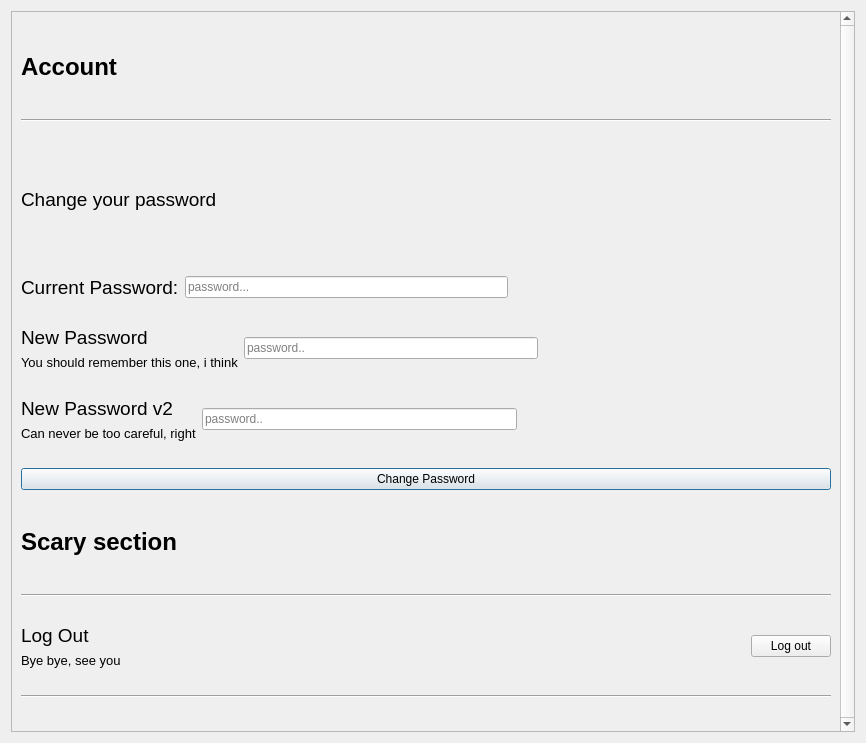
<?xml version="1.0" encoding="UTF-8"?>
<ui version="4.0">
 <class>ManageAccountDialog</class>
 <widget class="QDialog" name="ManageAccountDialog">
  <property name="geometry">
   <rect>
    <x>0</x>
    <y>0</y>
    <width>866</width>
    <height>743</height>
   </rect>
  </property>
  <property name="windowTitle">
   <string>Dialog</string>
  </property>
  <layout class="QGridLayout" name="gridLayout">
   <item row="0" column="0">
    <widget class="QScrollArea" name="scrollArea">
     <property name="sizePolicy">
      <sizepolicy hsizetype="Expanding" vsizetype="Expanding">
       <horstretch>0</horstretch>
       <verstretch>0</verstretch>
      </sizepolicy>
     </property>
     <property name="minimumSize">
      <size>
       <width>0</width>
       <height>0</height>
      </size>
     </property>
     <property name="verticalScrollBarPolicy">
      <enum>Qt::ScrollBarPolicy::ScrollBarAlwaysOn</enum>
     </property>
     <property name="horizontalScrollBarPolicy">
      <enum>Qt::ScrollBarPolicy::ScrollBarAlwaysOff</enum>
     </property>
     <property name="sizeAdjustPolicy">
      <enum>QAbstractScrollArea::SizeAdjustPolicy::AdjustIgnored</enum>
     </property>
     <property name="widgetResizable">
      <bool>true</bool>
     </property>
     <widget class="QWidget" name="scrollAreaWidgetContents">
      <property name="geometry">
       <rect>
        <x>0</x>
        <y>0</y>
        <width>832</width>
        <height>723</height>
       </rect>
      </property>
      <property name="sizePolicy">
       <sizepolicy hsizetype="Preferred" vsizetype="Preferred">
        <horstretch>0</horstretch>
        <verstretch>0</verstretch>
       </sizepolicy>
      </property>
      <layout class="QVBoxLayout" name="verticalLayout_10">
       <item>
        <widget class="QLabel" name="label">
         <property name="sizePolicy">
          <sizepolicy hsizetype="Preferred" vsizetype="Expanding">
           <horstretch>0</horstretch>
           <verstretch>0</verstretch>
          </sizepolicy>
         </property>
         <property name="maximumSize">
          <size>
           <width>16777215</width>
           <height>50</height>
          </size>
         </property>
         <property name="font">
          <font>
           <pointsize>18</pointsize>
           <bold>true</bold>
          </font>
         </property>
         <property name="text">
          <string>Account</string>
         </property>
        </widget>
       </item>
       <item>
        <widget class="Line" name="generalLine">
         <property name="orientation">
          <enum>Qt::Orientation::Horizontal</enum>
         </property>
        </widget>
       </item>
       <item>
        <layout class="QHBoxLayout" name="guiTypeLayout">
         <item>
          <layout class="QVBoxLayout" name="verticalLayout">
           <item>
            <widget class="QLabel" name="changePasswordTitle">
             <property name="sizePolicy">
              <sizepolicy hsizetype="Preferred" vsizetype="Minimum">
               <horstretch>0</horstretch>
               <verstretch>0</verstretch>
              </sizepolicy>
             </property>
             <property name="maximumSize">
              <size>
               <width>16777215</width>
               <height>100</height>
              </size>
             </property>
             <property name="font">
              <font>
               <pointsize>14</pointsize>
              </font>
             </property>
             <property name="text">
              <string>Change your password</string>
             </property>
            </widget>
           </item>
          </layout>
         </item>
        </layout>
       </item>
       <item>
        <layout class="QHBoxLayout" name="languageLayout">
         <item>
          <layout class="QVBoxLayout" name="verticalLayout_2">
           <item>
            <widget class="QLabel" name="curPassLabel">
             <property name="font">
              <font>
               <pointsize>14</pointsize>
              </font>
             </property>
             <property name="text">
              <string>Current Password:</string>
             </property>
            </widget>
           </item>
          </layout>
         </item>
         <item>
          <widget class="QLineEdit" name="curPassEdit">
           <property name="echoMode">
            <enum>QLineEdit::EchoMode::Password</enum>
           </property>
           <property name="placeholderText">
            <string>password...</string>
           </property>
          </widget>
         </item>
         <item>
          <spacer name="horizontalSpacer_2">
           <property name="orientation">
            <enum>Qt::Orientation::Horizontal</enum>
           </property>
           <property name="sizeHint" stdset="0">
            <size>
             <width>40</width>
             <height>20</height>
            </size>
           </property>
          </spacer>
         </item>
        </layout>
       </item>
       <item>
        <layout class="QHBoxLayout" name="guiTypeLayout_2">
         <item>
          <layout class="QVBoxLayout" name="verticalLayout_6">
           <item>
            <widget class="QLabel" name="newPassLabel">
             <property name="font">
              <font>
               <pointsize>14</pointsize>
              </font>
             </property>
             <property name="text">
              <string>New Password</string>
             </property>
            </widget>
           </item>
           <item>
            <widget class="QLabel" name="newPassDescription">
             <property name="font">
              <font>
               <pointsize>10</pointsize>
              </font>
             </property>
             <property name="text">
              <string>You should remember this one, i think</string>
             </property>
            </widget>
           </item>
          </layout>
         </item>
         <item>
          <widget class="QLineEdit" name="newPassEdit">
           <property name="echoMode">
            <enum>QLineEdit::EchoMode::Password</enum>
           </property>
           <property name="placeholderText">
            <string>password..</string>
           </property>
          </widget>
         </item>
         <item>
          <spacer name="horizontalSpacer_6">
           <property name="orientation">
            <enum>Qt::Orientation::Horizontal</enum>
           </property>
           <property name="sizeHint" stdset="0">
            <size>
             <width>40</width>
             <height>20</height>
            </size>
           </property>
          </spacer>
         </item>
        </layout>
       </item>
       <item>
        <layout class="QHBoxLayout" name="horizontalLayout">
         <item>
          <layout class="QVBoxLayout" name="verticalLayout_3">
           <item>
            <widget class="QLabel" name="newPassLabel2">
             <property name="font">
              <font>
               <pointsize>14</pointsize>
              </font>
             </property>
             <property name="text">
              <string>New Password v2</string>
             </property>
            </widget>
           </item>
           <item>
            <widget class="QLabel" name="newPassDescription2">
             <property name="font">
              <font>
               <pointsize>10</pointsize>
              </font>
             </property>
             <property name="text">
              <string>Can never be too careful, right</string>
             </property>
            </widget>
           </item>
          </layout>
         </item>
         <item>
          <widget class="QLineEdit" name="newPassEdit2">
           <property name="echoMode">
            <enum>QLineEdit::EchoMode::Password</enum>
           </property>
           <property name="placeholderText">
            <string>password..</string>
           </property>
          </widget>
         </item>
         <item>
          <spacer name="horizontalSpacer_3">
           <property name="orientation">
            <enum>Qt::Orientation::Horizontal</enum>
           </property>
           <property name="sizeHint" stdset="0">
            <size>
             <width>40</width>
             <height>20</height>
            </size>
           </property>
          </spacer>
         </item>
        </layout>
       </item>
       <item>
        <widget class="QPushButton" name="changePassBtn">
         <property name="text">
          <string>Change Password</string>
         </property>
        </widget>
       </item>
       <item>
        <widget class="QLabel" name="logOutSection">
         <property name="sizePolicy">
          <sizepolicy hsizetype="Preferred" vsizetype="Expanding">
           <horstretch>0</horstretch>
           <verstretch>0</verstretch>
          </sizepolicy>
         </property>
         <property name="maximumSize">
          <size>
           <width>16777215</width>
           <height>50</height>
          </size>
         </property>
         <property name="font">
          <font>
           <pointsize>18</pointsize>
           <bold>true</bold>
          </font>
         </property>
         <property name="text">
          <string>Scary section</string>
         </property>
        </widget>
       </item>
       <item>
        <widget class="Line" name="encryptionLine">
         <property name="orientation">
          <enum>Qt::Orientation::Horizontal</enum>
         </property>
        </widget>
       </item>
       <item>
        <layout class="QHBoxLayout" name="languageLayout_3">
         <item>
          <layout class="QVBoxLayout" name="verticalLayout_4">
           <item>
            <widget class="QLabel" name="logOutLabel">
             <property name="font">
              <font>
               <pointsize>14</pointsize>
              </font>
             </property>
             <property name="text">
              <string>Log Out</string>
             </property>
            </widget>
           </item>
           <item>
            <widget class="QLabel" name="logOutDescription">
             <property name="font">
              <font>
               <pointsize>10</pointsize>
              </font>
             </property>
             <property name="text">
              <string>Bye bye, see you</string>
             </property>
            </widget>
           </item>
          </layout>
         </item>
         <item>
          <spacer name="horizontalSpacer_4">
           <property name="orientation">
            <enum>Qt::Orientation::Horizontal</enum>
           </property>
           <property name="sizeHint" stdset="0">
            <size>
             <width>40</width>
             <height>20</height>
            </size>
           </property>
          </spacer>
         </item>
         <item>
          <widget class="QPushButton" name="logOutBtn">
           <property name="text">
            <string>Log out</string>
           </property>
          </widget>
         </item>
        </layout>
       </item>
       <item>
        <widget class="Line" name="generalLine_2">
         <property name="orientation">
          <enum>Qt::Orientation::Horizontal</enum>
         </property>
        </widget>
       </item>
      </layout>
     </widget>
    </widget>
   </item>
  </layout>
 </widget>
 <resources/>
 <connections/>
</ui>
